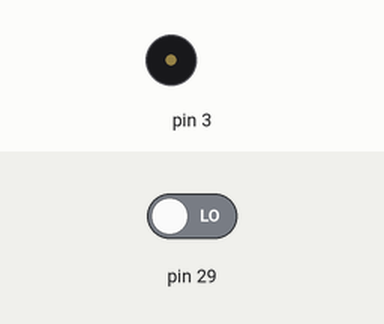
The sketch below on a simulated Arduino Mega 2560, built with avr-gcc and run on an emulated ATmega2560. On the bench: buzzer (waves = sounding). Inputs (shaded band) come from the test bench; at power-on: pin 29 LOW.

Above: at 1.2 s.
1.3 s: pin 29 driven HIGH
At 2.2 s:
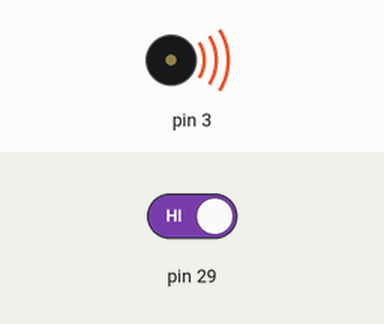
4.3 s: pin 29 driven LOW
Timing chart, 0 to 7.3 s (numbered marks = the images above; inputs shaded):
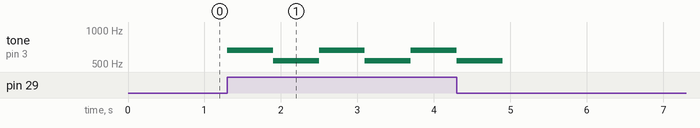

The sketch:

Touch.ino
```cpp
void setup(){
  pinMode(29, INPUT);
  pinMode(3, OUTPUT);
}

void loop(){
  if (digitalRead(29) == 1) {
        tone(3,659);
        delay(600);
        tone(3,532);
        delay(600);
        noTone(3);

  }

}
```

Measured:
- after the input at 1.3 s, tone on pin 3: alternates 659 Hz for 0.60 s and 532 Hz for 0.60 s, starting at once
